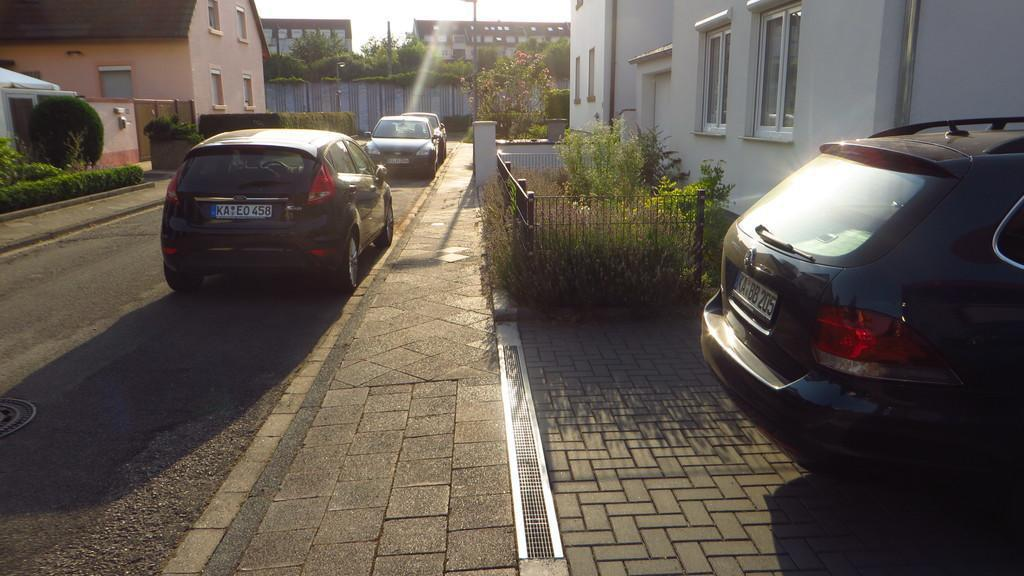
#> input picture ANPR/test/images/0063e41b53567829_jpg.rf.f143141ae759bcbfbead4ea8146da45d.jpg, 1024 x 576 px
$ python -i ocr.py   (imports and definitions only)
#> lines starting #> are read from the running program, lines starting #| are printed output that depends on the picture; after the words box and inside, x2 and y2 are one past the last pixel; in counts of white or black regions, pixels touching at a corner belong together
#> further down, picture is the input picture: shape (576, 1024, 3); mean B, G, R 80.2, 87.7, 96
import cv2
import pytesseract

pytesseract.pytesseract.tesseract_cmd = r"C:\Users\jayan\AppData\Local\Programs\Tesseract-OCR\tesseract.exe"
def extract_text(image):
    gray = cv2.cvtColor(image, cv2.COLOR_BGR2GRAY)
    return pytesseract.image_to_string(gray, config="--psm 7").strip()


def preprocess_image(img):
    gray = cv2.cvtColor(img, cv2.COLOR_BGR2GRAY)  # Convert to grayscale
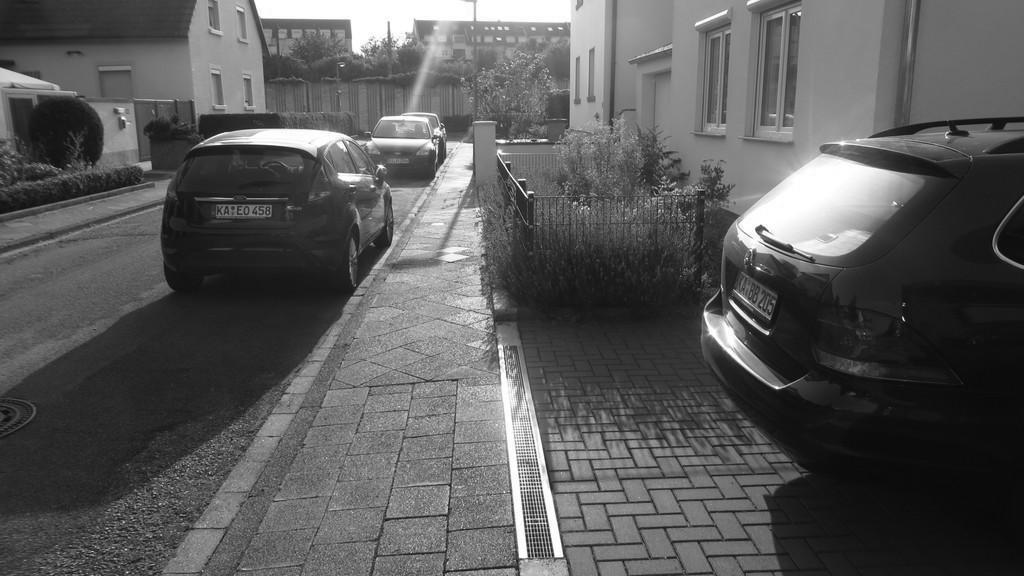
#> gray: shape (576, 1024); min 2, max 255, mean 89.3
    blur = cv2.GaussianBlur(gray, (5,5), 0)  # Reduce noise
    thresh = cv2.adaptiveThreshold(blur, 255, cv2.ADAPTIVE_THRESH_GAUSSIAN_C, cv2.THRESH_BINARY, 11, 2)  # Binarize
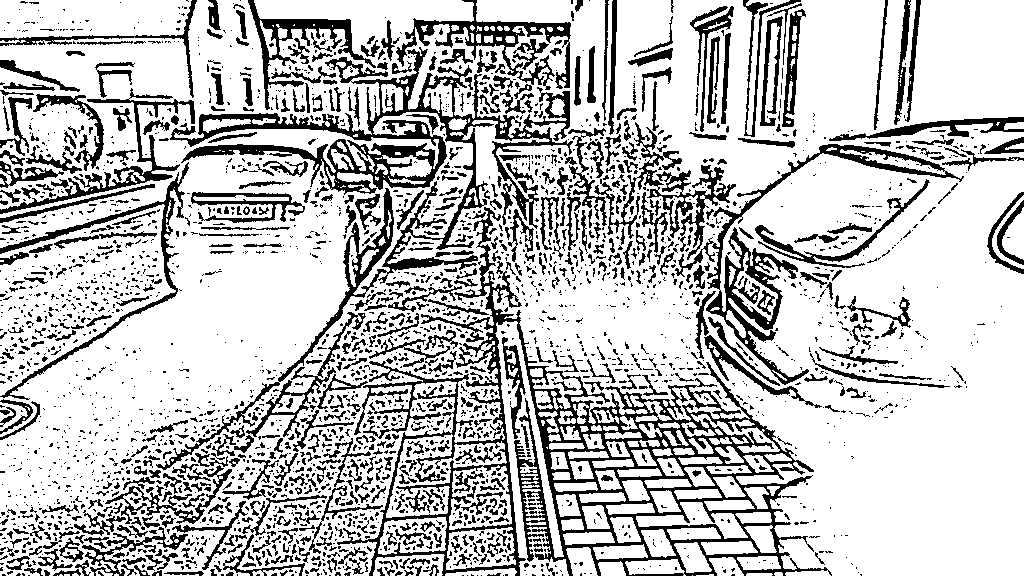
#> thresh: shape (576, 1024); 75.9% white; 2933 black regions (2236 under 20 px), largest, box (x1, y1, x2, y2) and area: (337, 207, 832, 576) 25197, (156, 47, 573, 470) 17519, (675, 144, 964, 385) 6052
    return thresh

# [1 line that did not run here, left out]
# [1 line that did not run here, left out]

>>> import cv2
>>> picture = cv2.imread('test/images/0063e41b53567829_jpg.rf.f143141ae759bcbfbead4ea8146da45d.jpg')
>>> result = preprocess_image(picture)
